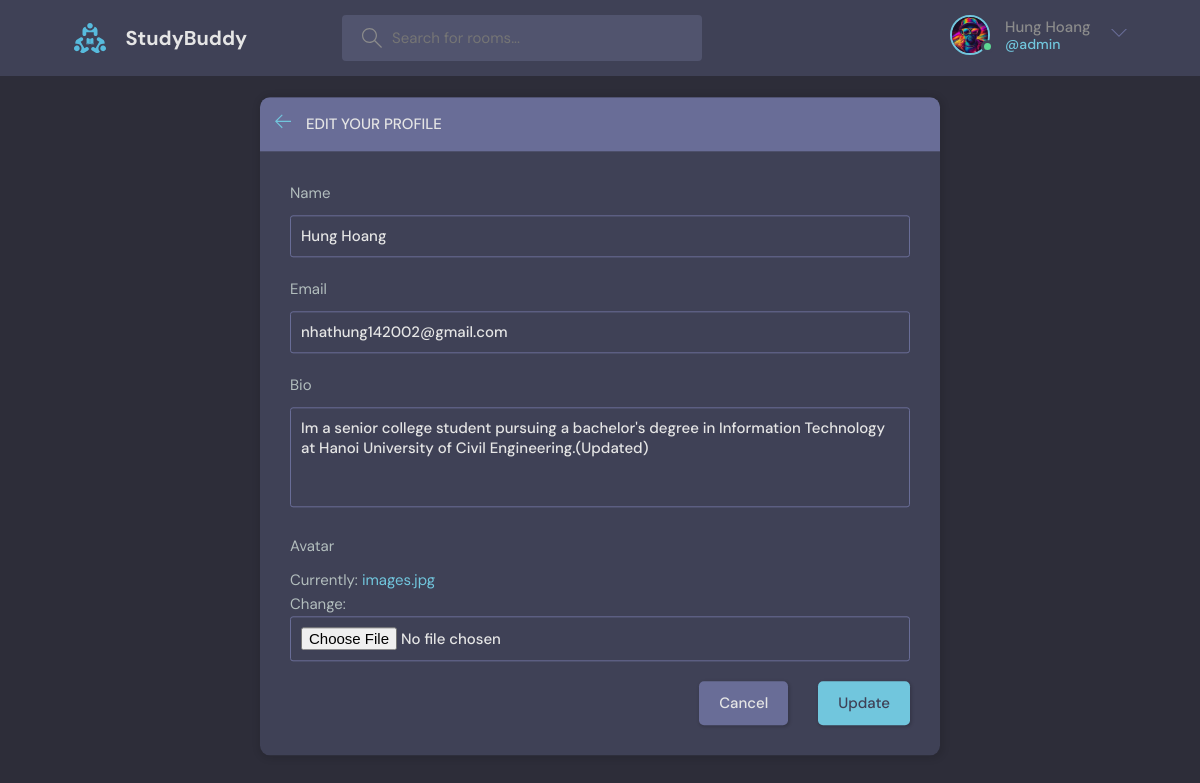
The page /update-user/ (signed in) on the database its author committed.
### base/models.py (models this page shows)
class User(AbstractUser):
    name = models.CharField(max_length=200, null=True)
    email = models.EmailField(null=True, unique=True)
    bio = models.TextField(null=True)
    avatar = models.ImageField(null=True, default="avatar.svg")
    USERNAME_FIELD = 'email'
    REQUIRED_FIELDS = []

### base/views.py (the view)
# urls.py: path('update-user/', views.updateUser, name="update-user"),
@login_required(login_url='/login')
def updateUser(request):
    user = request.user
    form = UserForm(instance=user)
    if request.method == 'POST':
        form = UserForm(request.POST, request.FILES, instance=user)
        if form.is_valid():
            form.save()
            return redirect('user-profile', pk=user.id)
    context = {'form': form}
    return render(request, 'base/update-user.html', context)

### base/forms.py
class UserForm(ModelForm):
    class Meta:
        model = User
        fields = ['name', 'email', 'bio', 'avatar']

### base/templates/base/update-user.html (shortened to what this page needs)
{% extends "main.html" %}
{% block content %}
<main class="update-account layout">
    <div class="container">
        <div class="layout__box">
            <div class="layout__boxHeader">
                <div class="layout__boxTitle">
                    <a href="{{request.META.HTTP_REFERER}}">
                        <svg version="1.1" xmlns="http://www.w3.org/2000/svg" width="32" height="32"
                            viewBox="0 0 32 32">
                            <title>arrow-left</title>
                            <path
                                d="M13.723 2.286l-13.723 13.714 13.719 13.714 1.616-1.611-10.96-10.96h27.625v-2.286h-27.625l10.965-10.965-1.616-1.607z">
                            </path>
                        </svg>
                    </a>
                    <h3>Edit your profile</h3>
                </div>
            </div>
            <div class="layout__body">
                <form class="form" action="" method="POST" enctype="multipart/form-data">
                    {% for field in form %}
                    <div class="form__group">
                        <label for="profile_pic">{{field.label}}</label>
                        {{field}}
                    </div>
                    {% endfor %}
                    <div class="form__action">
                        <a class="btn btn--dark" href="{{request.META.HTTP_REFERER}}">Cancel</a>
                        <button class="btn btn--main" type="submit">Update</button>
                    </div>
                </form>
            </div>
        </div>
    </div>
</main>
{% endblock content %}

### templates/navbar.html (shortened to what this page needs)
{% load static %}
<header class="header header--loggedIn">
    <div class="container">
        <a href="{% url 'home' %}" class="header__logo">
            <img src="{% static 'images/logo.svg' %}" />
            <h1>StudyBuddy</h1>
        </a>
        <form class="header__search" method="GET" action="{% url 'home' %}">
            <label>
                <input name="q" placeholder="Search for rooms..." />
            </label>
        </form>
        <nav class="header__menu">
            {% if request.user.is_authenticated %}
            <div class="header__user">
                <a href="{% url 'user-profile' request.user.id %}">
                    <div class="avatar avatar--medium active">
                        <img src="{{user.avatar.url}}" />
                    </div>
                    <p>{{request.user.name}} <span>@{{request.user.username}}</span></p>
                </a>
                <button class="dropdown-button">
                    <svg version="1.1" xmlns="http://www.w3.org/2000/svg" width="32" height="32"
                        viewBox="0 0 32 32">
                        <title>chevron-down</title>
                        <path d="M16 21l-13-13h-3l16 16 16-16h-3l-13 13z"></path>
                    </svg>
                </button>
            </div>
            {% else %}
            <a href="{% url 'login' %}">
                <img src="{% static 'images/avatar.svg' %}" />
                <p>Login</p>
            </a>
            {% endif %}
        </nav>
    </div>
</header>

### rows shown on the page
User: avatar (picture), user.name "Hung Hoang", user.username "admin", form "Hung Hoang" "nhathung142002@gmail.com" "Im a senior college student pursuing a bachelor's degree in Information Technology at Hanoi University of Civil Engineering.(Updated)"

### other values the page prints
{{ field.label }} "Name" "Email" "Bio" "Avatar"
